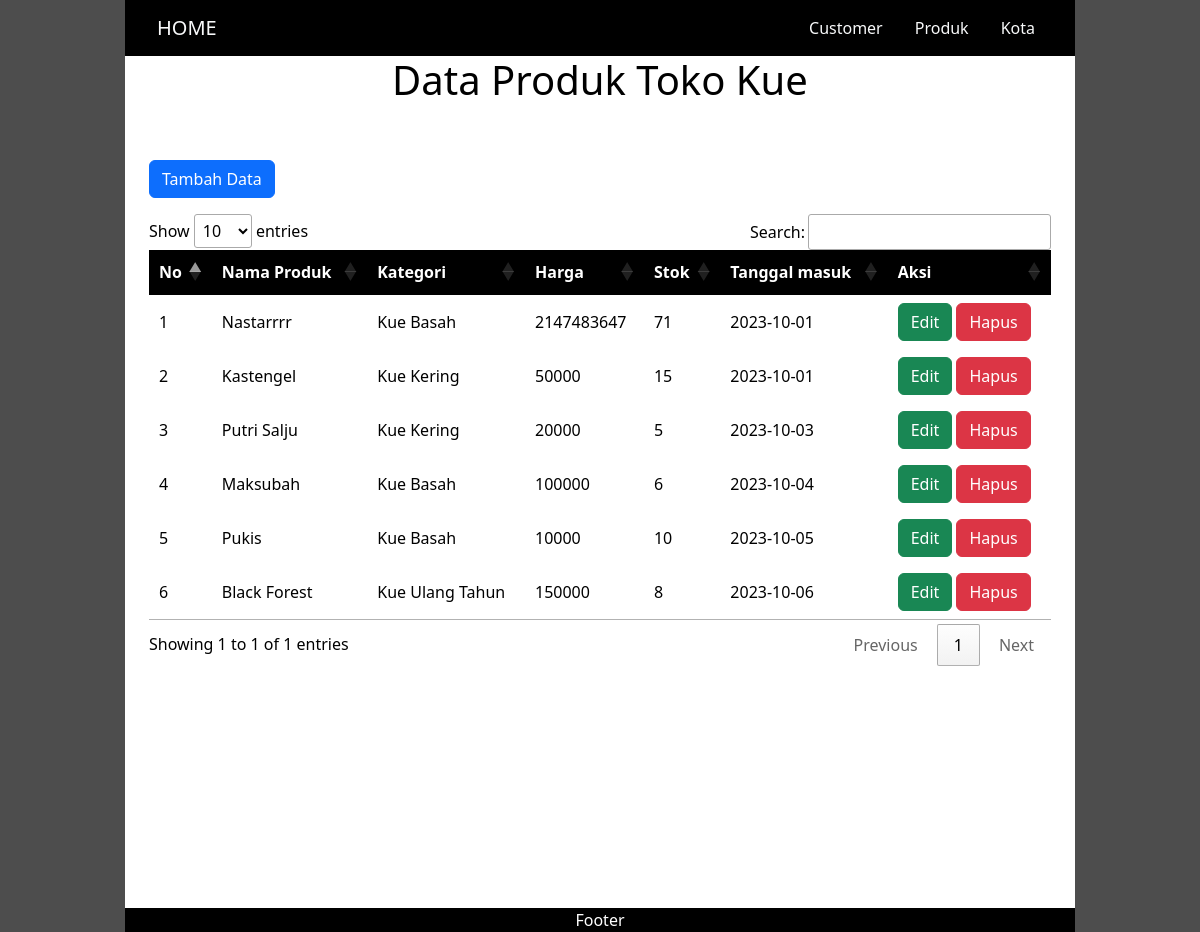
Page /produk/produk.php on the committed database.
### tables this page shows
CREATE TABLE `produk` (
  `id_produk` int(11) NOT NULL,
  `id_kategori` int(11) DEFAULT NULL,
  `nama_produk` varchar(255) DEFAULT NULL,
  `harga` int(20) DEFAULT NULL,
  `stok` int(11) DEFAULT NULL,
  `tgl_masuk` date DEFAULT NULL
);

CREATE TABLE `kategori` (
  `id_kategori` int(11) NOT NULL,
  `nama_kategori` varchar(255) DEFAULT NULL
);

### produk/produk.php (the view, shortened to what this page needs)
<?php
include "../koneksi.php";
$query = mysqli_query($conn,"SELECT * FROM produk INNER JOIN kategori ON kategori.id_kategori = produk.id_kategori;");
?>
<!DOCTYPE html>
<html lang="en">
<head>
    <link rel="stylesheet" href="https://cdn.datatables.net/1.13.7/css/jquery.dataTables.css"/>
    <link rel="stylesheet" type="text/css" href="../style.css">
    <link href="https://cdn.jsdelivr.net/npm/bootstrap@5.3.2/dist/css/bootstrap.min.css" rel="stylesheet">
</head>
<body style="background-color: rgb(77, 77, 77);">
    <div class="container" style="color: white;">
        <div class="row">
          <div class="col-md-10 mx-auto" style="background-color: rgb(0, 0, 0);">
            <div class="row">
              <div class="col-md-12">
                <nav class="navbar">
                  <div class="container-fluid">
                    <a class="navbar-brand link-light ms-2" href="../index.php">
                      HOME
                    </a>
                    <ul class="nav justify-content-end ">
                      <li class="nav-item">
                        <a class="nav-link link-light" href="../kustomer/kustomer.php">Customer</a>
                      </li>
                      <li class="nav-item">
                        <a class="nav-link link-light" href="produk.php">Produk</a>
                      </li>
                      <li class="nav-item">
                        <a class="nav-link link-light" href="../kota/kota.php">Kota</a>
                      </li>
                    </ul>
                  </div>
                </nav>
              </div>
            </div>
            <div class="row tabel" >
                <h1 align="center"> Data Produk Toko Kue</h1>
                <div class="col-md-12 my-5 px-4" style="height: 700px;">
                    <a class="btn btn-primary mb-3" href="tambah_produk.php" role="button">Tambah Data</a>
                    <table id="data">
                      <thead>
                          <tr style="background-color: rgb(0, 0, 0); color: white; text-align: center;">
                              <th>No </th>
                              <th>Nama Produk </th>
                              <th>Kategori </th>
                              <th>Harga </th>
                              <th>Stok </th>
                              <th>Tanggal masuk </th>
                              <th>Aksi </th>
                          </tr>
                      </thead>
                      <tbody>
                          <?php
                          $no = 1;
                          while($data = mysqli_fetch_array($query)) {
                          ?>
                          <tr>
                              <td><?php echo $no;?></td>
                              <td><?php echo $data['nama_produk']; ?></td>
                              <td><?php echo $data['nama_kategori']; ?></td>
                              <td><?php echo $data['harga']; ?></td>
                              <td><?php echo $data['stok']; ?></td>
                              <td><?php echo $data['tgl_masuk']; ?></td>
                              <td>
                                  <a class="btn btn-success" href="edit_produk.php?id_produk=<?php echo $data["id_produk"]; ?>">Edit</a>
                                  <a onclick="return confirm('Yakin Hapus?');" class="btn btn-danger alert_notif" href="hapus.php?id_produk=<?php echo $data["id_produk"]; ?>">Hapus</a>
                              </td>
                          </tr>
                      </tbody>
                      <?php $no++; } ?>
                    </table>
                </div>
            </div>
            <div class="row">
              <div class="col-12 text-center">Footer</div>
            </div>
          </div>
        </div>
    </div>
</body>
</html>

### style.css (style rules this page uses)
.tabel { background-color: white; color: black; }

### rows in the picture
produk: nama_produk "Nastarrrr", id_kategori.nama_kategori "Kue Basah", harga "2147483647", stok "71", tgl_masuk "2023-10-01"
produk: nama_produk "Kastengel", id_kategori.nama_kategori "Kue Kering", harga "50000", stok "15", tgl_masuk "2023-10-01"
produk: nama_produk "Putri Salju", id_kategori.nama_kategori "Kue Kering", harga "20000", stok "5", tgl_masuk "2023-10-03"
produk: nama_produk "Maksubah", id_kategori.nama_kategori "Kue Basah", harga "100000", stok "6", tgl_masuk "2023-10-04"
produk: nama_produk "Pukis", id_kategori.nama_kategori "Kue Basah", harga "10000", stok "10", tgl_masuk "2023-10-05"
produk: nama_produk "Black Forest", id_kategori.nama_kategori "Kue Ulang Tahun", harga "150000", stok "8", tgl_masuk "2023-10-06"
